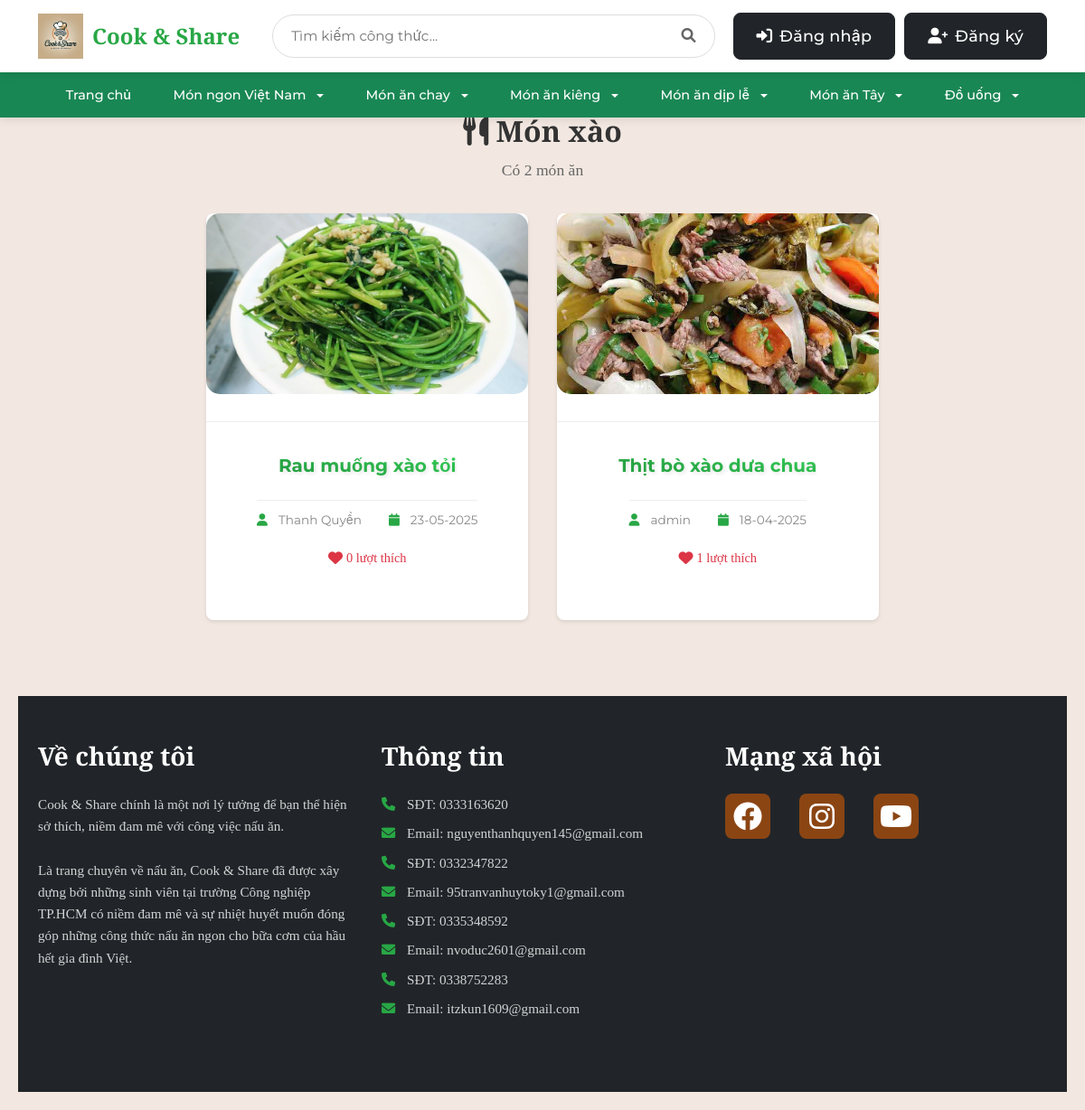
Screenshot of /category/Món xào with the database file from the repository.
### tables this page shows
CREATE TABLE blog_images (
    id INTEGER PRIMARY KEY AUTOINCREMENT,
    post_id INTEGER NOT NULL,
    image_path TEXT NOT NULL,
    is_main_image BOOLEAN DEFAULT 0,
    created TIMESTAMP NOT NULL DEFAULT CURRENT_TIMESTAMP,
    FOREIGN KEY (post_id) REFERENCES post (id) ON DELETE CASCADE
);

CREATE TABLE post (
    id INTEGER PRIMARY KEY AUTOINCREMENT,
    author_id INTEGER NOT NULL,
    created TIMESTAMP NOT NULL DEFAULT CURRENT_TIMESTAMP,
    title TEXT NOT NULL,
    description TEXT,
    ingredients TEXT NOT NULL,
    instructions TEXT NOT NULL,
    cooking_time INTEGER DEFAULT 0,
    servings INTEGER DEFAULT 1,
    FOREIGN KEY (author_id) REFERENCES user (id)
);

CREATE TABLE user (
    id INTEGER PRIMARY KEY AUTOINCREMENT,
    username TEXT UNIQUE NOT NULL,
    password TEXT NOT NULL,
    email TEXT UNIQUE NOT NULL,
    created TIMESTAMP NOT NULL DEFAULT CURRENT_TIMESTAMP,
    avatar_path TEXT,
    role TEXT NOT NULL DEFAULT 'user',
    is_blocked BOOLEAN NOT NULL DEFAULT 0,
    gender TEXT,
    birthdate DATE,
    phone TEXT
);

### share_recipe/blog.py (the view)
@bp.route('/category/<category>')
def category(category):
    db = get_db()
    page = request.args.get('page', 1, type=int)
    per_page = 9
    offset = (page - 1) * per_page
    posts = db.execute(
        'SELECT p.id, p.title, p.created, p.author_id, '
        'u.username, bi.image_path, '
        '(SELECT COUNT(*) FROM favorites f WHERE f.post_id = p.id) as like_count '
        'FROM post p '
        'JOIN user u ON p.author_id = u.id '
        'LEFT JOIN blog_images bi ON p.id = bi.post_id AND bi.is_main_image = 1 '
        'JOIN post_tags pt ON p.id = pt.post_id '
        'JOIN tags t ON pt.tag_id = t.id '
        'WHERE t.name = ? '
        'ORDER BY p.created DESC '
        'LIMIT ? OFFSET ?',
        (category, per_page, offset)
    ).fetchall()
    posts = [dict(post) for post in posts]
    total_posts = db.execute(
        'SELECT COUNT(*) FROM post p '
        'JOIN post_tags pt ON p.id = pt.post_id '
        'JOIN tags t ON pt.tag_id = t.id '
        'WHERE t.name = ?',
        (category,)
    ).fetchone()[0]
    total_pages = (total_posts + per_page - 1) // per_page
    return render_template('blog/category.html',
                         posts=posts,
                         category=category,
                         page=page,
                         total_pages=total_pages,
                         total_posts=total_posts)

### share_recipe/auth.py (called while the page is built, shortened)
@bp.before_app_request
def load_logged_in_user():
    user_id = session.get('user_id')
    if user_id is None:
        g.user = None

### share_recipe/db.py (called while the page is built)
def get_db():
    if 'db' not in g:
        g.db = sqlite3.connect(
            current_app.config['DATABASE'],
            detect_types=sqlite3.PARSE_DECLTYPES
        )
        g.db.row_factory = sqlite3.Row
    return g.db

### share_recipe/templates/blog/category.html (shortened to what this page needs)
{% extends 'base.html' %}
{% block content %}
<div class="search-results-container">
    <div class="search-header">
        <h1><i class="fas fa-utensils"></i> {{ category }}</h1>
        {% if posts %}
            <p>Có {{ total_posts }} món ăn</p>
        {% endif %}
    </div>
    {% if not posts %}
    <div class="no-results">
        <p>Chưa có công thức nào trong danh mục này</p>
        <a href="{{ url_for('blog.index') }}" class="btn btn-primary">Khám phá công thức</a>
    </div>
    {% else %}
    <div class="recipe-grid">
        {% for post in posts %}
        <div class="recipe-card">
            <a href="{{ url_for('blog.detail', id=post['id']) }}" class="recipe-link">
                <div class="recipe-image">
                    {% if post['image_path'] %}
                        <img src="{{ url_for('static', filename=post['image_path']) }}" alt="{{ post['title'] }}">
                    {% else %}
                        <img src="{{ url_for('static', filename='uploads/default_recipe.jpg') }}" alt="Default Recipe Image">
                    {% endif %}
                </div>
                <div class="recipe-info">
                    <h2 class="recipe-title">{{ post['title'] }}</h2>
                    <div class="recipe-meta">
                        <span class="author">
                            <i class="fas fa-user"></i> {{ post['username'] }}
                        </span>
                        <span class="date">
                            <i class="fas fa-calendar"></i> {{ post['created'].strftime('%d-%m-%Y') }}
                        </span>
                    </div>
                    <div class="recipe-stats">
                        <span class="likes">
                            <i class="fas fa-heart"></i> {{ post['like_count'] }} lượt thích
                        </span>
                    </div>
                </div>
            </a>
        </div>
        {% endfor %}
    </div>
    {% endif %}
</div>
{% endblock %}

### share_recipe/static/base.css (style rules this page uses)
:root { --font-heading: 'Playfair Display', 'Times New Roman', serif; --font-body: 'Montserrat', -apple-system, BlinkMacSystemFont, 'Segoe UI', 'Helvetica Neue', Arial, sans-serif; --color-primary: #28a745; --color-text: #333; --color-text-light: #666; --color-background: #f8f9fa; }
html { height: 100%; -webkit-font-smoothing: antialiased; -moz-osx-font-smoothing: grayscale; text-rendering: optimizeLegibility; -webkit-text-size-adjust: 100%; }
body { font-family: var(--font-body); margin: 0; background-color: var(--color-background); color: var(--color-text); line-height: 1.7; font-size: 16px; font-weight: 400; padding-top: 150px; min-height: 100vh; display: flex; flex-direction: column; position: relative; text-rendering: optimizeLegibility; -webkit-font-feature-settings: "kern" 1; font-feature-settings: "kern" 1; }
h1, h2, h3, h4, h5, h6 { font-family: var(--font-heading); font-weight: 700; line-height: 1.3; margin-bottom: 1rem; text-rendering: optimizeLegibility; }
h1 { font-size: 2.5rem; }
h2 { font-size: 2rem; }
p { margin-bottom: 1.5rem; font-size: 1rem; line-height: 1.7; }

### share_recipe/static/index.css (style rules this page uses)
body { background-color: #f2e8e1; font-family: 'Georgia', serif; margin: 20px 0; padding: 20px; }
.recipe-card { display: flex; flex-direction: column; background: #fff; border-radius: 8px; overflow: hidden; box-shadow: 0 2px 8px rgba(0,0,0,0.1); transition: all 0.3s ease; height: 200px; }
.recipe-link { text-decoration: none; color: inherit; display: flex; flex-direction: column; height: 100%; }
.recipe-image { flex: 0 0 60%; overflow: hidden; }
.recipe-image img { width: 100%; height: 100%; object-fit: cover; transition: transform 0.3s ease; }
.recipe-info { flex: 0 0 40%; padding: 8px; background: #fff; display: flex; align-items: center; justify-content: center; border-top: 1px solid #eee; }
.recipe-title { font-family: var(--font-body); font-size: 0.85rem; font-weight: 500; color: var(--color-text); text-align: center; line-height: 1.4; display: -webkit-box; -webkit-line-clamp: 2; -webkit-box-orient: vertical; overflow: hidden; transition: font-size 0.3s ease; }
.recipe-meta { display: flex; justify-content: space-between; align-items: center; margin-bottom: 10px; font-size: 0.9rem; color: #666; }
.recipe-meta span { display: flex; align-items: center; gap: 5px; }
.recipe-meta i { color: #28a745; }

### share_recipe/static/detail.css (style rules this page uses)
.recipe-title { font-size: 2.5rem; color: #333; margin-bottom: 15px; }
.recipe-meta { display: flex; justify-content: center; gap: 30px; color: #666; font-size: 1.1rem; font-family: var(--font-body); }
.recipe-meta span { display: flex; align-items: center; gap: 8px; }
.recipe-meta i { color: #28a745; }
.recipe-image { width: 100%; height: 400px; overflow: hidden; border-radius: 15px; margin-bottom: 30px; }
.recipe-image img { width: 100%; height: 100%; object-fit: cover; }

### share_recipe/templates/base.html (style rules this page uses)
.recipe-card { background: #fff; border-radius: 15px; overflow: hidden; box-shadow: 0 2px 5px rgba(0,0,0,0.1); transition: transform 0.3s ease; margin-bottom: 20px; width: 100%; max-width: 500px; position: relative; height: 450px; display: flex; flex-direction: column; }
.recipe-link { text-decoration: none; color: inherit; display: block; position: relative; height: 100%; }
.recipe-image { width: 100%; height: 60%; overflow: hidden; position: relative; }
.recipe-image img { width: 100%; height: 100%; object-fit: cover; }
.recipe-info { padding: 20px; background: #fff; position: relative; height: 40%; display: flex; flex-direction: column; justify-content: space-between; }
.recipe-title { margin: 0; font-size: 1.5rem; color: #333; font-weight: 700; text-align: center; line-height: 1.2; padding: 20px 0; font-family: 'Montserrat', sans-serif; position: relative; background: linear-gradient(45deg, #28a745, #34ce57); -webkit-background-clip: text; -webkit-text-fill-color: transparent; text-shadow: 2px 2px 4px rgba(0,0,0,0.1); }
.recipe-meta { display: flex; justify-content: center; align-items: center; gap: 30px; font-size: 1rem; color: #666; margin-top: 10px; padding-top: 10px; border-top: 1px solid #eee; }

### rows the page displays
blog_images: image_path (picture), title "Rau muống xào tỏi", username "Thanh Quyền", created "23-05-2025", like_count "0"
blog_images: image_path (picture), title "Thịt bò xào dưa chua", username "admin", created "18-04-2025", like_count "1"

### other values shown
{{ category }} "Món xào"
{{ total_posts }} "2"
